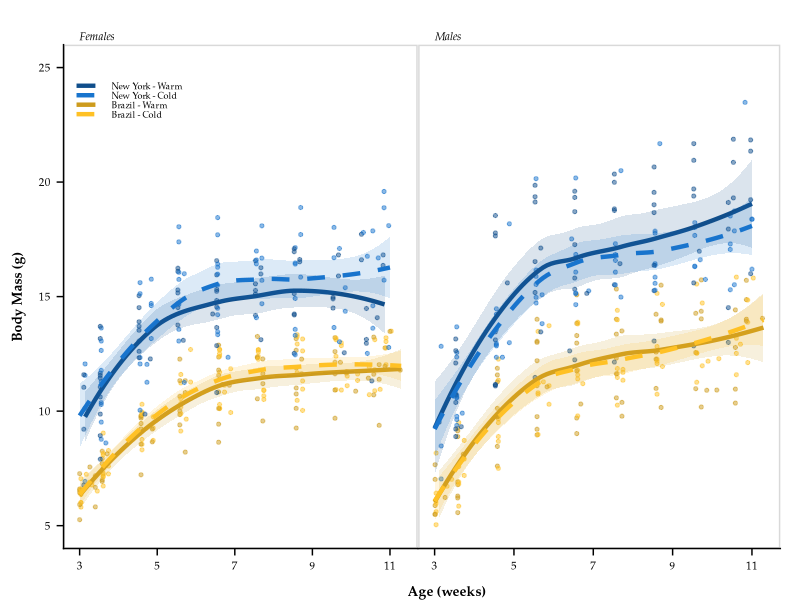

Recreate this plot in R. (Note: this script raises an error after producing the figure.)
#!/usr/bin/env Rscript --vanilla

##############################################################

# Author: Mallory A. Ballinger

# This script plots weekly body mass and tail lengths of New York mice and 
# Brazil mice across environments (i.e., common garden experiment #2).
# This script generates Figures 3 and 4 in Ballinger_AmNat_2021.


##############################################################
# Required packages
##############################################################

rm(list = ls()) # clear R's environment
library(tidyverse)
library(here)
library(ggridges)
library(cowplot)
library(car)
library(ggtext)
library(glue)
library(scales)

set.seed(19910118) # so that jitter plots stay in same jittered positions
##############################################################
# Import data
##############################################################

WeeklyPhenotypeData <- read_csv(here("data/processed/WeeklyPhenotypeData.csv")) %>%
  select(-DOB, -DateMeasured) %>% select(-1) %>%
  mutate(Line = fct_relevel(Line, "SARA", "SARB", "MANA", "MANB")) %>% # put evolved lines first
  mutate(Environment = fct_relevel(Environment, "Warm", "Cold" )) %>% # put Warm before Cold
  mutate(PopEnv = paste(Population, Environment, sep = "_")) %>%
  mutate(PopEnv = fct_recode(PopEnv, "Brazil - Warm" = "Brazil_Warm", "Brazil - Cold" = "Brazil_Cold",
                             "New York - Warm" = "New York_Warm", "New York - Cold" = "New York_Cold")) %>%
  mutate(PopEnv = fct_relevel(PopEnv, "New York - Warm", "New York - Cold", "Brazil - Warm", "Brazil - Cold"))


# Sample size of dataset
#FullSampleSize <- WeeklyPhenotypeData %>% summarise(N=n_distinct(Mouse_ID)) %>% pull(N)
# n = 80


# Make sex-specific datasets
MaleData <- WeeklyPhenotypeData %>%
  filter(Sex == "Male")

FemaleData <- WeeklyPhenotypeData %>%
  filter(Sex == "Female")





##############################################################
# Plot weekly phenotypes - body weight
##############################################################

FemaleBW <-
  ggplot(data=FemaleData, aes(x=Age_weeks, y=Body_Weight_g, fill = PopEnv, linetype = PopEnv, color = PopEnv)) +
  geom_point(position = position_dodge(0.1), size=1.1, alpha = 0.5, show.legend = FALSE) +
  geom_smooth(aes(group = PopEnv), size=1.5, alpha = 0.15, method = "loess", se = TRUE) + #std error
  scale_color_manual(values=rep(c("dodgerblue4", "dodgerblue3", "goldenrod3", "goldenrod1"))) +
  scale_fill_manual(values=rep(c("dodgerblue4", "dodgerblue3", "goldenrod3","goldenrod1"))) +
  scale_linetype_manual(values=rep(c("solid","dashed", "solid", "dashed"))) +
  guides(color=guide_legend(override.aes=list(fill=NA)),
         linetype=guide_legend(override.aes = list(size=0.5)),
         linetype=guide_legend(override.aes = list(fill=NA))) +# removes gray shading from legend
  scale_x_continuous(breaks = seq(from=3, to=12, by=2), labels = seq(from=3, to=12, by=2), limits = c(3,11.3)) +
  scale_y_continuous(breaks = seq(from=5, to=25, by=5), labels = seq(from=5, to=25, by=5), limits = c(5,25)) +
  theme_half_open(20) +
  panel_border() + # puts border around facets
  theme(panel.grid.minor = element_blank(), axis.line = element_line(colour = "black"),
        axis.title.x = element_text(margin = margin(t = 10), size = 10, face = "bold", family = "Palatino", hjust = 1.25),
        axis.title.y = element_text(margin = margin(r = 10), size = 10, face = "bold", family = "Palatino"),
        axis.text.x = element_text(size = 8, color = "black", family = "Palatino"),
        axis.text.y = element_text(size = 8, color = "black", family = "Palatino"),
        legend.position = c(0.03, 0.89),
        legend.background = element_blank(),
        legend.box.background = element_blank(),
        legend.key.height = unit(0.2, "cm"),
        legend.key.width = unit(0.6, "cm"),
        legend.margin = margin(0.1, 3, 0.3, 0),
        legend.spacing.x = unit(0.5, "mm"),
        legend.spacing.y = unit(0.5, "mm"),
        legend.text = element_text(size=6.5, family = "Palatino"),
        legend.title = element_blank(),
        plot.tag = element_text(family = "Palatino", size = 10, face = "italic"),
        plot.tag.position = c(0.18,1.025),
        plot.title = element_text(size = 8, face = "italic", hjust = 0.05, vjust = -3, family = "Palatino"),
        plot.title.position = "panel",
        plot.margin = unit(c(0.5, -0.45, 0, 0.3), "cm")) +
  labs(x = "Age (weeks)",
       y = "Body Mass (g)",
       title = "Females")


MaleBW <-
  ggplot(data=MaleData, aes(x=Age_weeks, y=Body_Weight_g, fill = PopEnv, linetype = PopEnv, color = PopEnv)) +
  geom_point(position = position_dodge(0.1), size=1.1, alpha=0.5, show.legend = FALSE) +
  geom_smooth(aes(group = PopEnv), size=1.5, method = "loess", alpha = 0.15, se = TRUE) + #std error
  scale_color_manual(values=rep(c("dodgerblue4", "dodgerblue3", "goldenrod3", "goldenrod1"))) +
  scale_fill_manual(values=rep(c("dodgerblue4", "dodgerblue3", "goldenrod3","goldenrod1"))) +
  scale_linetype_manual(values=rep(c("solid","dashed", "solid", "dashed"))) +
  scale_x_continuous(breaks = seq(from=3, to=12, by=2), labels = seq(from=3, to=12, by=2), limits = c(3,11.3)) +
  scale_y_continuous(breaks = seq(from=5, to=25, by=5), labels = seq(from=5, to=25, by=5), limits = c(5,25)) +
  theme_half_open(20) +
  panel_border() + # puts border around facets
  theme(panel.grid.minor = element_blank(), axis.line = element_line(colour = "black"),
        axis.title.x = element_text(margin = margin(t = 10), size = 10, face = "bold", family = "Palatino"),
        axis.title.y = element_text(margin = margin(r = 10), size = 10, face = "bold", family = "Palatino"),
        axis.text.x = element_text(size = 8, color = "black", family = "Palatino"),
        axis.text.y = element_blank(),
        axis.ticks.y = element_blank(),
        axis.line.y = element_blank(),
        legend.position = "none",
        legend.background = element_blank(),
        legend.box.background = element_blank(),
        legend.key = element_blank(),
        legend.key.height = unit(0.3, "cm"),
        legend.key.width = unit(1.5, "cm"),
        legend.text = element_text(size=8, family = "Palatino"),
        legend.title = element_blank(),
        plot.tag = element_text(family = "Palatino", size = 10, face = "italic"),
        plot.tag.position = c(0.13,1.025),
        plot.title = element_text(size = 8, face = "italic", hjust = 0.05, vjust = -3, family = "Palatino"),
        plot.title.position = "panel",
        plot.margin = unit(c(0.5, 0.5, 0, -0.42), "cm")) + # top, right, bottom, left (0.5, 0.5, 0.1, -0.5)
  labs(x = "",
       y = "",
       title = "Males")


cowplot::plot_grid(FemaleBW, MaleBW, labels = c('', ''), align = 'h',
                   label_fontfamily = "Palatino", label_size = 12, label_x = 0.05, hjust = 0)

ggsave("results/figures/Weekly_BW.tiff", height = 3.5, width = 6, compression = "lzw")
ggsave("results/figures/Weekly_BW.pdf", height = 3.5, width = 6)





##############################################################
# Plot weekly phenotypes - tail length
##############################################################

FemaleTL <-
  ggplot(data=FemaleData, aes(x=Age_weeks, y=Tail_Length_mm, color = PopEnv, fill = PopEnv, linetype = PopEnv)) +
  geom_point(position = position_dodge(0.1), size=1.1, alpha=0.5, show.legend = FALSE) +
  geom_smooth(aes(group = PopEnv), size=1.5, method = "loess", alpha = 0.15, se = TRUE) + #std error
  scale_color_manual(values=rep(c("dodgerblue4", "dodgerblue3", "goldenrod3", "goldenrod1"))) +
  scale_fill_manual(values=rep(c("dodgerblue4", "dodgerblue3", "goldenrod3","goldenrod1"))) +
  scale_linetype_manual(values=rep(c("solid","dashed", "solid", "dashed"))) +
  guides(color=guide_legend(override.aes=list(fill=NA)),
         linetype=guide_legend(override.aes = list(size=0.5)),
         linetype=guide_legend(override.aes = list(fill=NA))) +# removes gray shading from legend
  scale_x_continuous(breaks = seq(from=3, to=12, by=2), labels = seq(from=3, to=12, by=2), limits = c(3,11.3)) +
  scale_y_continuous(breaks = seq(from=45, to=90, by=10), labels = seq(from=45, to=90, by=10), limits = c(45,85)) +
  theme_half_open(20) +
  panel_border() + # puts border around facets
  theme(panel.grid.minor = element_blank(), axis.line = element_line(colour = "black"),
        axis.title.x = element_text(margin = margin(t = 10), size = 10, face = "bold", family = "Palatino"),
        axis.title.y = element_text(margin = margin(r = 10), size = 10, face = "bold", family = "Palatino", hjust = -4),
        axis.text.x = element_text(size = 8, color = "black", family = "Palatino"),
        axis.text.y = element_text(size = 8, color = "black", family = "Palatino"),
        legend.position = c(0.6, 0.15),
        legend.background = element_blank(),
        legend.box.background = element_blank(),
        legend.key = element_blank(),
        legend.key.height = unit(0.2, "cm"),
        legend.key.width = unit(0.6, "cm"),
        legend.margin = margin(0.1, 3, 0.3, 0),
        legend.spacing.x = unit(0.5, "mm"),
        legend.spacing.y = unit(0.5, "mm"),
        legend.text = element_text(size=6.5, family = "Palatino"),
        legend.title = element_blank(),
        plot.tag = element_text(family = "Palatino", size = 8, face = "italic"),
        plot.tag.position = c(0.18,1.025),
        plot.title = element_text(size = 8, face = "italic", hjust = 0.05, vjust = -3, family = "Palatino"),
        plot.title.position = "panel",
        plot.margin = unit(c(0, 0.5, -0.3, 0.5), "cm")) +
  labs(x = "",
       y = "Absolute Tail Length (mm)",
       title = "Females")
       #tag = "Females")

MaleTL <-
  ggplot(data=MaleData, aes(x=Age_weeks, y=Tail_Length_mm, fill = PopEnv, linetype = PopEnv, color = PopEnv)) +
  geom_point(position = position_dodge(0.1), size=1.1, alpha=0.5, show.legend = FALSE) +
  geom_smooth(aes(group = PopEnv), size=1.5, method = "loess", alpha = 0.15, se = TRUE) + #std error
  scale_color_manual(values=rep(c("dodgerblue4", "dodgerblue3", "goldenrod3", "goldenrod1"))) +
  scale_fill_manual(values=rep(c("dodgerblue4", "dodgerblue3", "goldenrod3","goldenrod1"))) +
  scale_linetype_manual(values=rep(c("solid","dashed", "solid", "dashed"))) +
  scale_x_continuous(breaks = seq(from=3, to=12, by=2), labels = seq(from=3, to=12, by=2), limits = c(3,11.3)) +
  scale_y_continuous(breaks = seq(from=45, to=90, by=10), labels = seq(from=45, to=90, by=10), limits = c(45,85)) +
  theme_half_open(20) +
  panel_border() + # puts border around facets
  theme(panel.grid.minor = element_blank(), axis.line = element_line(colour = "black"),
        axis.title.x = element_text(margin = margin(t = 10), size = 10, face = "bold", family = "Palatino"),
        axis.title.y = element_text(margin = margin(r = 10), size = 10, face = "bold", family = "Palatino"),
        axis.text.x = element_text(size = 8, color = "black", family = "Palatino"),
        axis.text.y = element_text(size = 8, color = "black", family = "Palatino"),
        legend.position = "none",
        legend.background = element_blank(),
        legend.box.background = element_blank(),
        legend.key = element_blank(),
        legend.key.height = unit(0.3, "cm"),
        legend.key.width = unit(1.5, "cm"),
        legend.text = element_text(size=7, family = "Palatino"),
        legend.title = element_blank(),
        plot.tag = element_text(family = "Palatino", size = 10, face = "italic"),
        plot.tag.position = c(0.13,1.025),
        plot.title = element_text(size = 8, face = "italic", hjust = 0.05, vjust = -3, family = "Palatino"),
        plot.title.position = "panel",
        plot.margin = unit(c(-0.3, 0.5, 0, 0.5), "cm")) + # top, right, bottom, left (0.5, 0.5, 0.1, -0.5)
  labs(x = "Age (weeks)",
       y = "",
       title = "Males")
       #tag ="Males")


cowplot::plot_grid(FemaleTL, MaleTL, labels = c('', ''), nrow = 2, ncol = 1, align = 'v',
                   label_fontfamily = "Palatino", label_size = 12, label_x = 0.05, hjust = 0)

ggsave("results/figures/Weekly_Tails.tiff", height = 5.25, width = 3.75, compression = "lzw")
ggsave("results/figures/Weekly_Tails.pdf", height = 5.25, width = 3.75)
